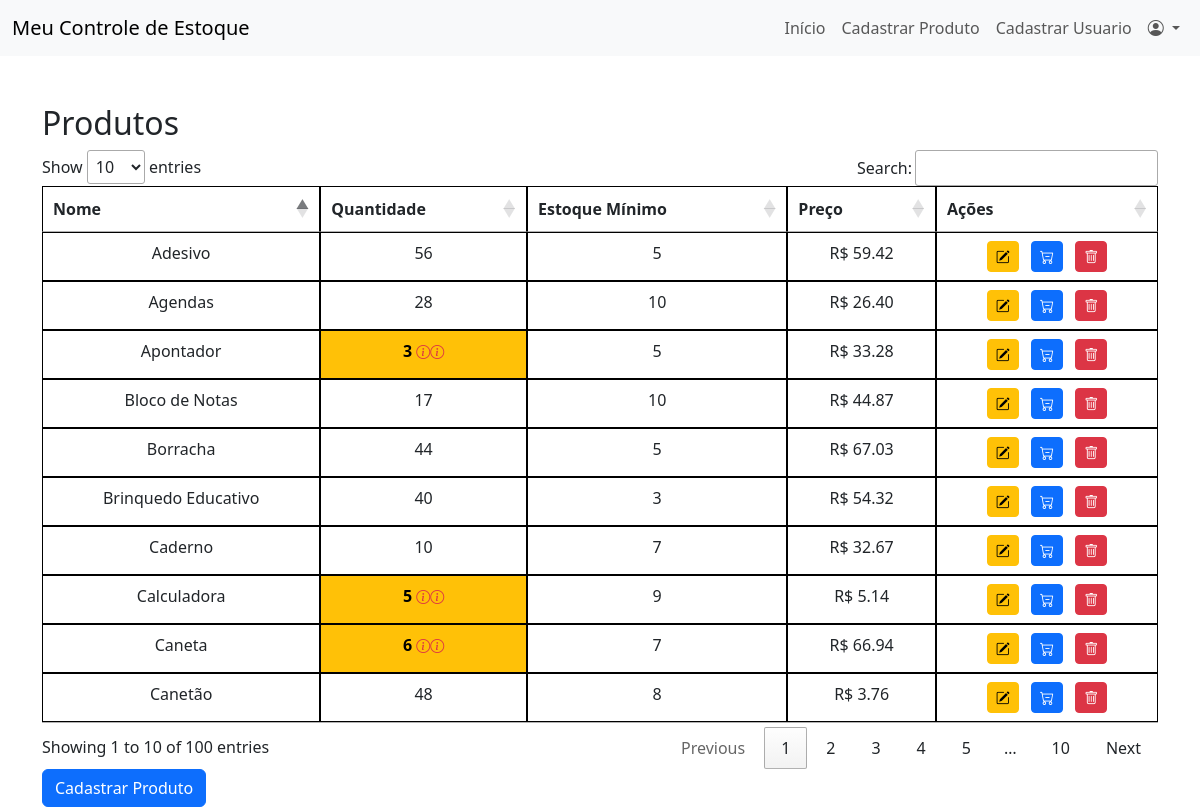
The page / (signed in) on the database as committed earlier.
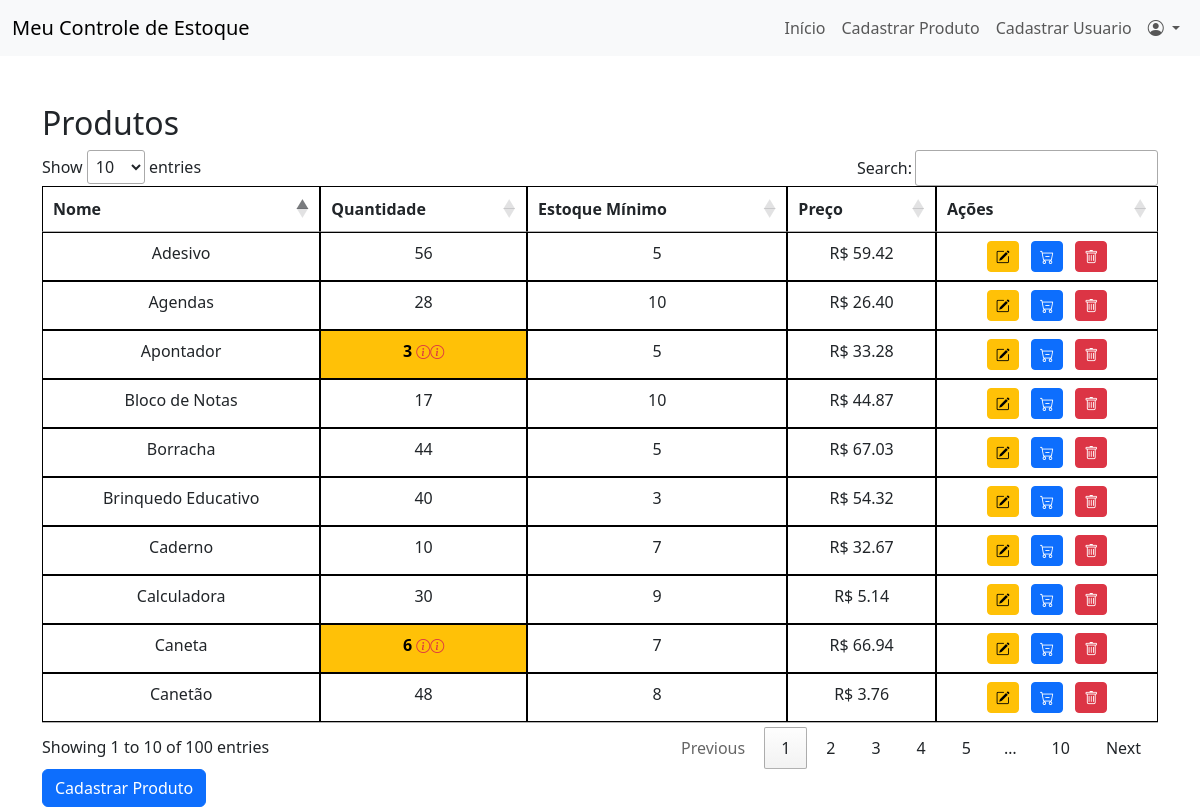
The same page on the database as committed later.
### app/models.py (models this page shows)
class Produto(db.Model):
    id = db.Column(db.Integer, primary_key=True)
    nome = db.Column(db.String(150), nullable=False)
    quantidade = db.Column(db.Integer, nullable=False)
    minimo_estoque = db.Column(db.Integer, nullable=False)
    preco_unitario = db.Column(db.Float, nullable=False)
    data_entrada = db.Column(db.DateTime, nullable=False, default=datetime.now)

### app/routes.py (the view)
@bp.route('/')
@login_required
def index():
    todos_produtos = Produto.query.order_by(Produto.id).all()
    return render_template('dashboard.html', todos_produtos=todos_produtos)

### app/__init__.py (called while the page is built)
@login_manager.user_loader
def load_user(user_id):
    from app.models import Usuario
    return Usuario.query.get(int(user_id))

### app/templates/dashboard.html (shortened to what this page needs)
{% extends 'base.html' %}
{% block content %}
<div class="container mt-5">
    <h2>Produtos</h2>
    <table id="produtoTabela" class="table table-bordered">
        <thead class="thead-dark">
            <tr>
                <th>Nome</th>
                <th>Quantidade</th>
                <th>Estoque Mínimo</th>
                <th>Preço</th>
                {% if current_user.nivel_funcao != 'comum' %}
                <th>Ações</th>
                {% endif %}
            </tr>
        </thead>
        <tbody>
            {% for produto in todos_produtos %}
            <tr class="text-center">
                <td>{{ produto.nome }}</td>
                {% if produto.quantidade < produto.minimo_estoque %} <td class="text-black bg-warning fw-bold"
                    title="Quantidade abaixo do mínimo">{{ produto.quantidade }}
                    <small>
                        <i class="bi bi-info-circle text-danger " data-bs-toggle="tooltip" data-bs-placement="top"
                            title="Quantidade abaixo do mínimo"></i><i class="bi bi-info-circle text-danger " data-bs-toggle="tooltip" data-bs-placement="top"
                            title="Quantidade abaixo do mínimo"></i>
                    </small>
                    </td>
                    {% else %}
                    <td>{{ produto.quantidade }}</td>
                    {% endif %}
                    <td>{{ produto.minimo_estoque }}</td>
                    <td>R$ {{ "%.2f"|format(produto.preco_unitario) }}</td>
                    {% if current_user.nivel_funcao != 'comum' %}
                    <td>
                        <a href="{{ url_for('routes.editar_produto', produto_id=produto.id) }}"
                            class="btn btn-sm btn-warning me-2">
                            <i class="bi bi-pencil-square"></i>
                        </a>
                        <a href="{{ url_for('routes.saida_produto', produto_id=produto.id) }}"
                            class="btn btn-sm btn-primary me-2">
                            <i class="bi bi-cart-dash"></i>
                        </a>
                        <form action="{{ url_for('routes.deletar_produto', produto_id=produto.id) }}" method="POST"
                            style="display:inline;">
                            <button type="submit" class="btn btn-sm btn-danger"
                                onclick="return confirm('Tem certeza que deseja excluir este produto?');">
                                <i class="bi bi-trash"></i>
                            </button>
                        </form>
                    </td>
                    {% endif %}
            </tr>
            {% endfor %}
        </tbody>
    </table>
    {% if current_user.nivel_funcao != 'comum' %}
    <a href="{{ url_for('routes.cadastrar_produto') }}" class="btn btn-primary">Cadastrar Produto</a>
    {% endif %}
</div>
{% endblock %}

### app/templates/base.html (shortened to what this page needs)
<!DOCTYPE html>
<html lang="en">
<head>
    <link rel="stylesheet" href="https://cdn.datatables.net/1.13.6/css/jquery.dataTables.min.css">
    <link href="https://cdn.jsdelivr.net/npm/bootstrap@5.3.0/dist/css/bootstrap.min.css" rel="stylesheet">
    <link href="https://cdn.jsdelivr.net/npm/bootstrap-icons/font/bootstrap-icons.css" rel="stylesheet">
    <link rel="stylesheet" href="{{ url_for('static', filename='css/style.css') }}">
</head>
<body>
    {% block nav %}
    <nav class="navbar navbar-expand-lg navbar-light bg-light">
        <div class="container-fluid">
            <a class="navbar-brand" href="#">Meu Controle de Estoque</a>
            <div class="collapse navbar-collapse" id="navbarNav">
                <ul class="navbar-nav ms-auto">
                    <li class="nav-item">
                        <a class="nav-link" href="{{ url_for('routes.index')}}">Início</a>
                    </li>
                    {% if current_user.nivel_funcao != 'comum' %}
                    <li class="nav-item">
                        <a class="nav-link" href="{{ url_for('routes.cadastrar_produto')}}">Cadastrar Produto</a>
                    </li>
                    <li class="nav-item">
                        <a class="nav-link" href="{{ url_for('routes.registrar_usuario_comum')}}">Cadastrar Usuario</a>
                    </li>
                    {% endif %}
                    <li class="nav-item dropdown">
                        <a class="nav-link dropdown-toggle" href="#" id="perfilDropdown" role="button" data-bs-toggle="dropdown" aria-expanded="false">
                            <i class="bi bi-person-circle"></i>
                        </a>
                    </li>
                </ul>
            </div>
        </div>
    </nav>
    {% endblock %}
    {% block content %}
    {% endblock %}
</body>
</html>

### app/static/css/style.css (style rules this page uses)
.table-bordered>:not(caption)>*>* { border-width: 1px; border: 1px solid #000000; }

Rows that differ between the two databases and show on the page:
changed Produto "Calculadora": quantidade "5" → "30"
